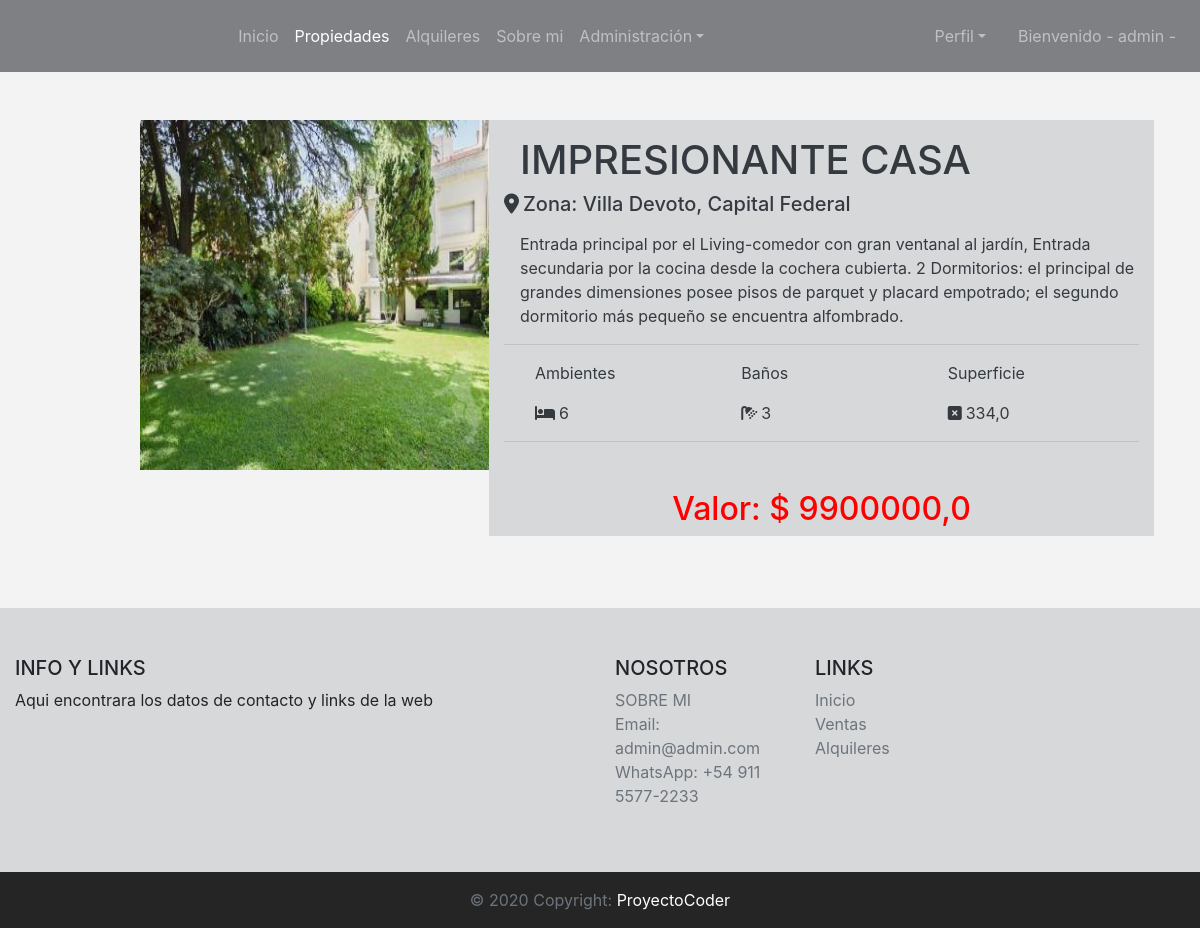
Screenshot of /sales/detail-sale/1 (signed in) with the database file from the repository.
### sales/models.py (models this page shows, shortened)
class Sale(models.Model):
    title = models.CharField(max_length=50, verbose_name='Titutlo')
    zone = models.CharField(max_length=35, verbose_name='Zona')
    description = models.CharField(max_length=300)
    price = models.FloatField(verbose_name='Precio')
    environments = models.IntegerField(verbose_name='Ambientes')
    toilets = models.IntegerField(verbose_name='Baños')
    area = models.FloatField()
    sold = models.BooleanField(verbose_name='Vendido')
    sale_image = models.ImageField(upload_to='sales_image', null=True, blank=True, verbose_name='Imagen')
    class Meta:
        verbose_name = 'Venta'
        verbose_name_plural = 'Ventas'

### sales/views.py (the view)
# urls.py: path('detail-sale/<int:pk>', detail_sale),
@login_required
def detail_sale(request, pk):
    sale = Sale.objects.get(id = pk)
    if request.method == 'GET':
        context = {
            'title': sale.title,
            'zone': sale.zone,
            'description': sale.description,
            'price': sale.price,
            'environments': sale.environments,
            'toilets': sale.toilets,
            'area': sale.area,
            'sale_image': sale.sale_image,
        }
        return render(request, 'sales/detail_sale.html', context=context)

### templates/sales/detail_sale.html (shortened to what this page needs)
{% extends 'base.html' %}
{% block sales %}
<li class="nav-item active">
{% endblock %}
{% block content %}
    <div class="container mt-5 mb-5">
        <div class="row">
            <div class="col-lg-5 text-right">
            {% if sale_image.url != '' %}
                <img src="{{ sale_image.url }}" width="350" height="350">
            {% else %}
                <img src="/media/rentals_image/noimg.jpg" width="350" height="350">
            {% endif %}
            </div>
            <div class="col-lg-7 ml-n3 text-dark" style="background-color: #d7d8da;">
                <h1 class="mt-3 pl-3">{{title}}</h1>
                <h5><i class="fa-solid fa-location-dot mr-1"></i>Zona: {{zone}}</h5>
                <p class="mt-3 pl-3">{{description}}</p>
                <hr>
                <div class="d-flex pl-3">
                    <div class="col">
                        <p>Ambientes</p>
                        <p class="d-inline"><i class="fa-solid fa-bed mr-1"></i>{{environments}}</p>
                    </div>
                    <div class="col">
                        <p>Baños</p>
                        <p class="d-inline"><i class="fa-solid fa-shower mr-1"></i>{{toilets}}</p>
                    </div>
                    <div class="col">
                        <p>Superficie</p>
                        <p class="d-inline"><i class="fa-solid fa-square-xmark mr-1"></i>{{area}}</p>
                    </div>
                </div>
                <hr>
                <h2 class="mt-5 text-center" style="color: red;">Valor: $ {{price}}</h2>
            </div>
        </div>
    </div>
{% endblock %}

### templates/base.html (shortened to what this page needs)
<!DOCTYPE html>
<html lang="en">
<head>
    <link rel="stylesheet" href="https://cdn.jsdelivr.net/npm/bootstrap@4.6.2/dist/css/bootstrap.min.css">
</head>
<body style="background-color: #f3f3f3;">
    <header>
        <nav class="navbar navbar-expand-lg navbar-dark" style="background-color: #7f8084;">
            <div class="collapse navbar-collapse text-center" id="navbarSupportedContent">
                <div class="navbar-nav ml-auto mr-auto mt-2 mb-2">
                        <a class="nav-link" href="/">Inicio</a>
                    {% block sales %} {% endblock %}
                        <a class="nav-link" href="/sales/list-sale/">Propiedades</a>
                    </li>
                        <a class="nav-link" href="/rentals/list-rental/">Alquileres</a>
                        <a class="nav-link" href="/about/">Sobre mi</a>
                    {% if request.user.is_authenticated %}
                        {% if request.user.is_superuser %}
                            {% block crud %}
                              <li class="nav-item dropdown">
                            {% endblock %}
                                <a class="nav-link dropdown-toggle" href="#" role="button" data-toggle="dropdown" aria-expanded="false">Administración</a>
                            </li>
                        {% endif %}
                    {% endif %}
                </div>
                {% if request.user.is_authenticated %}
                <div class="navbar-nav">
                    <li class="nav-item dropdown">
                        <a class="nav-link dropdown-toggle mr-2" href="#" role="button" data-toggle="dropdown" aria-expanded="false">Perfil</a>
                    </li>
                <div>
                <div class="navbar-nav d-none d-lg-block">
                    <li class="nav-item">
                        <a class="nav-link ml-2" href="#">Bienvenido - {{request.user}} -</a>
                    </li>
                </div>
                {% endif %}
            </div>
        </nav>
    </header>
{% block content %}
{% endblock %}
<footer class="page-footer font-small blue pt-4">
    <div class="container-fluid text-center text-md-left" style="background-color: #d7d8da;">
      <br>
      <br>
      <div class="row">
        <div class="col-md-6 mt-md-0 mt-3">
          <h5 class="text-uppercase">Info y Links</h5>
          <p>Aqui encontrara los datos de contacto y links de la web</p>
        </div>
        <div class="col-md-2 mb-md-0 mb-3">
          <h5 class="text-uppercase">Nosotros</h5>
          <ul class="list-unstyled">
            <li>
              <a href="/about/" class="text-muted">SOBRE MI</a>
            </li>
            <li>
              <a href="mailto:admin@admin.com" class="text-muted">Email: admin@admin.com</a>
            </li>
            <li>
              <a href="https://wa.me/1153742335/?text=Hola!" class="text-muted">WhatsApp: +54 911 5577-2233</a>
            </li>
          </ul>
        </div>
        <div class="col-md-2 mb-md-0 mb-3">
          <h5 class="text-uppercase">Links</h5>
          <ul class="list-unstyled">
            <li>
              <a href="/" class="text-muted">Inicio</a>
            </li>
            <li>
              <a href="/sales/list-sale/" class="text-muted">Ventas</a>
            </li>
            <li>
              <a href="/rentals/list-rental/" class="text-muted">Alquileres</a>
            </li>
          </ul>
        </div>
      </div>
      <br>
      <br>
    </div>
    <div class="footer-copyright text-center py-3 text-white text-muted" style="background-color: #262526;">© 2020 Copyright:
      <a href="/" class="text-white"> ProyectoCoder</a>
    </div>
  </footer>
</body>
</html>

### rows the page displays
Sale: title "IMPRESIONANTE CASA", zone "Villa Devoto, Capital Federal", description "Entrada principal por el Living-comedor con gran ventanal al jardín, Entrada secundaria por la cocina desde la cochera cubierta. 2 Dormitorios: el principal de grandes dimensiones posee pisos de parquet y placard empotrado; el segundo dormitorio más pequeño se encuentra alfombrado.", area "334,0", price "9900000,0"

### other values shown
{{ request.user }} "admin"
{{ environments }} "6"
{{ toilets }} "3"
